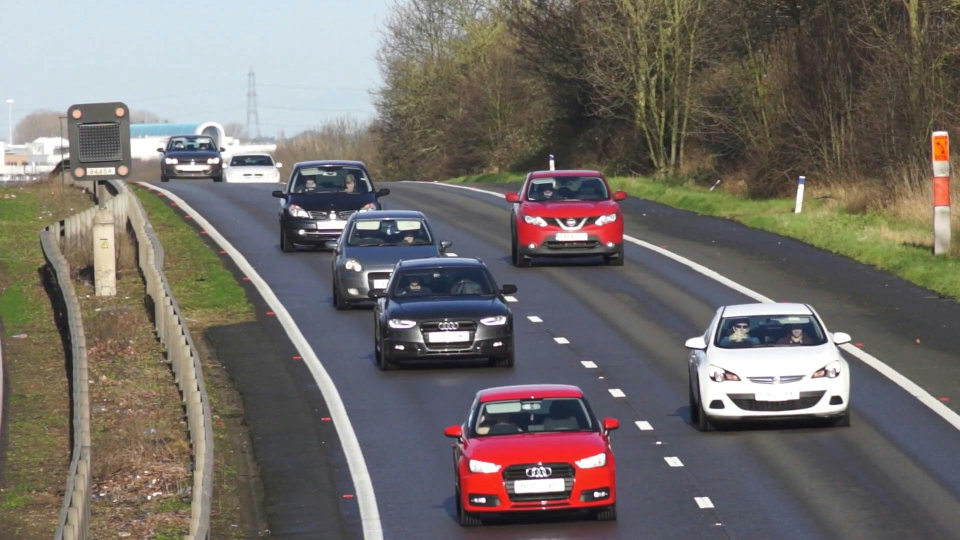
#> input picture OpenCV/2.jpg, 1920 x 1080 px, found by its file name (shown at 1/2 size)
$ python cv_12.py
#> lines starting #> are read from the running program, lines starting #| are printed output that depends on the picture
import cv2
import numpy as np

img =cv2.imread('F:/Study/Python/OpenCV/2.jpg' ,0)
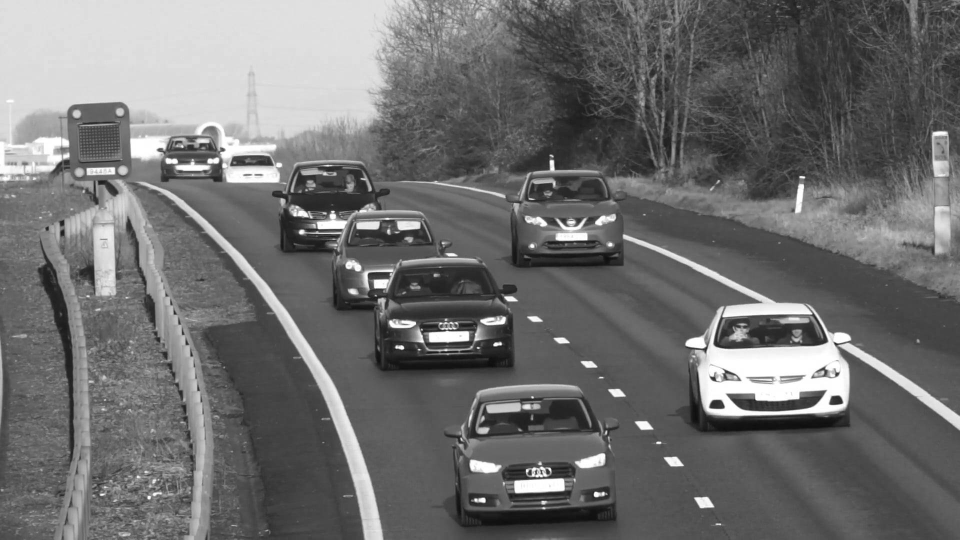
#> img: shape (1080, 1920) (shown at 1/2 size); min 12, max 255, mean 110.9
h = 400
w= 450
dim = (w,h)
resize = cv2.resize(img,dim)
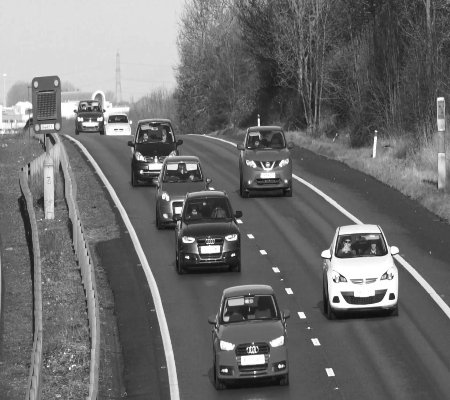
#> resize: shape (400, 450); min 13, max 255, mean 110.8

min_thresh = 100
max_thresh = 200

edge = cv2.Canny(resize , min_thresh , max_thresh ,)
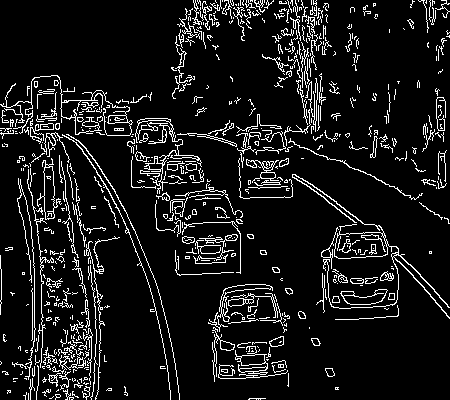
#> edge: shape (400, 450); 9.5% white in thin lines or dots


cv2.imshow("edge" , edge)

cv2.waitKey(0)
cv2.destroyAllWindows()
